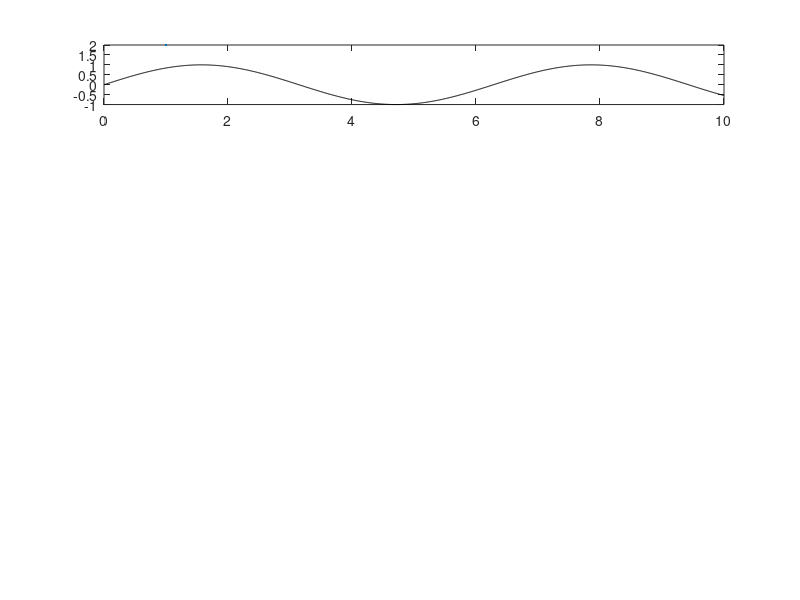

Write MATLAB code to recreate this figure. (Note: this script raises an error after producing the figure.)
clc;
clear all;
close all;
t=0:0.01:10;

x=sin(t);
y=sin(-t);
even=(x+y)/2;
odd=(x-y)/2;
result=even+odd;

subplot(5,1,1)
plot(t, x,'k',LineWidth=2);
ylabel("Amplitude", FontSize=18);
xlabel("Time",FontSize=18);
title("cos(t)", FontSize=18);
legend("cos(t)");

subplot(5,1,2)
plot(t, y,'k',LineWidth=2);
ylabel("Amplitude", FontSize=18);
xlabel("Time",FontSize=18);
title("cos(-t)", FontSize=18);
legend("cos(-t)");

subplot(5,1,3)
plot(t, even,'k',LineWidth=2);
ylabel("Amplitude", FontSize=18);
xlabel("Time",FontSize=18);
title("Even", FontSize=18);
legend("Even");

subplot(5,1,4)
plot(t, odd,'k',LineWidth=2);
ylabel("Amplitude", FontSize=18);
xlabel("Time",FontSize=18);
title("odd", FontSize=18);
legend("odd");

subplot(5,1,5)
plot(t, result,'k',LineWidth=2);
ylabel("Amplitude", FontSize=18);
xlabel("Time",FontSize=18);
title("result", FontSize=18);
legend("result");
